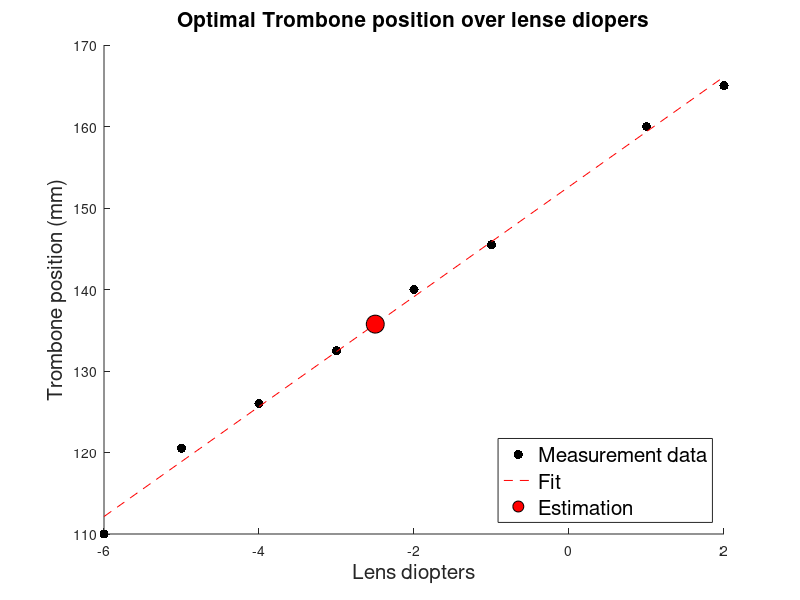

Here is the MATLAB script that generated this plot:
% SACC_calibrateTrombone
%
% This contains the contrast measurement data over Tromobone position.
% Based on the data, you can search an optimal Trombone position for any
% given lens diopters.

% History:
%    03/25/22  dhb, smo     - Measured the data and plotted the graph.
%    07/19/22  dhb, smo     - Added data using different lense diopters.
%    07/29/22  smo, rsh     - Added data using different lenese within the
%                             range of -6 to +2.
%    08/01/22  smo          - Added to choose multiple data at once. Also,
%                             now it calculates an optimal Trombone
%                             position for any given lens diopters using
%                             interpolation.
%    08/02/22  smo          - Changed the fitting method from interpolation
%                             to linear. And file name changed.

%% Initialize.
clear; close all;

%% Raw measurement data.
%
% Trombone position was recorded in mm unit. For the data (whichData =
% 0-10), the position of Trombone is the number you can get from its
% software. However, that number is changing everytime rebooting the
% computer which does not represent the physical position. So, the data
% (whichData = 11-18) recorded the number on the measuring tape attached to
% the side of Trombone, which is an actual position of the Trombone.
%
% Contrast was measured using the real-time camera image.
%
% Note that we are planning to calibrate for the lens diopeters from -6.0
% to +2.0 for SACC project.
%
% Set the data range of interest.
whichDataRange = [11:18];
VERBOSE = false;

% Make a loop here to collect the multiple lens data.
for ii = 1:length(whichDataRange)
    whichData = whichDataRange(ii);
    
    % All raw data stored here.
    switch whichData
        case 0
            lensDiopters = 0;
            positionTrombone = [2.799 2.299 1.772 1.522 1.272 1.022 0.772 0.522 0.272 0.022 -0.530 -1.449 -2.193 -2.665 ];
            contrast         = [0.931 0.946 0.954 0.954 0.954 0.954 0.955 0.954 0.954 0.954  0.954  0.954  0.947  0.939 ];
            
            % Following data no. 1 to 6 were collected using different lens
            % diopeters on the date of 07/19/22.
        case 1
            lensDiopters = -3;
            positionTrombone = [-15.17 -14.64 -14.06 -13.54 -12.99 -12.52 -12.05 -11.52 -11.01 -10.54 -9.99 -9.48];
            contrast         = [ 0.888  0.871  0.901  0.929  0.938  0.947  0.948  0.948  0.948  0.949 0.931 0.923];
        case 2
            lensDiopters = -4.5;
            positionTrombone = [-19.66 -19.54 -19.04 -18.04 -17.50];
            contrast         = [ 0.946  0.937  0.947  0.935  0.923];
        case 3
            lensDiopters = +2.0;
            positionTrombone = [-0.47  0.54  1.00  1.50  2.06  2.50  3.04];
            contrast         = [0.920 0.947 0.947 0.963 0.946 0.947 0.939];
        case 4
            lensDiopters = -6.0;
            positionTrombone = [-17.89 -16.80];
            contrast         = [ 0.815  0.718];
        case 5
            lensDiopters = -5.5;
            positionTrombone = [-19.79 -18.82];
            contrast         = [ 0.917  0.824];
        case 6
            lensDiopters = -5.0;
            positionTrombone = [-19.53 -18.55];
            contrast         = [ 0.930  0.911];
            
            % From here, data was collected on the day of 07/29/22.
            %
            % Note that the position trombone here is the number on the
            % measuring tape that is attached to the Trombone. Therefore, this
            % is different range of unit from the measurements conducted
            % before. The unit for the position is still mm though.
        case 11
            lensDiopters = -6.0;
            positionTrombone = [115 114 112.5 111 110 109 107.5 105];
            contrast         = [0.92 0.947 0.947 0.959 0.96 0.946 0.931 0.914];
        case 12
            lensDiopters = -5.0;
            positionTrombone = [124 121.5 120.5 120 119 117.5 115.5 114.5 112.5];
            contrast         = [0.92 0.96 0.96 0.959 0.959 0.958 0.958 0.928 0.898];
        case 13
            lensDiopters = -4.0;
            %         positionTrombone = [130.5 129.5 127.5 126 125 122.5 121];
            %         contrast         = [0.909 0.927 0.938 0.939 0.938 0.924 0.883];
            %
            % Data for -4.0 has been corrected as follows. The first
            % measurement somehow gave the lower contrast than expected.
            positionTrombone = [130.5 129.5 128 127 126 125 124 122.5 121.5 120.5];
            contrast         = [0.901 0.923 0.933 0.946 0.955 0.944 0.943 0.933 0.92 0.894];
        case 14
            lensDiopters = -3.0;
            positionTrombone = [138.5 137 136 135 134 132.5 131 129 128];
            contrast         = [0.91 0.94 0.941 0.949 0.95 0.95 0.9 0.901 0.856];
        case 15
            lensDiopters = -2.0;
            positionTrombone = [146 145 144 143 141 140 139 138 135.5];
            contrast         = [0.88 0.931 0.94 0.95 0.951 0.959 0.949 0.939 0.855];
        case 16
            lensDiopters = -1.0;
            positionTrombone = [152.5 151.5 150.5 149.5 148.5 147 145.5 144 143];
            contrast         = [0.893 0.929 0.946 0.946 0.947 0.955 0.955 0.946 0.927];
        case 17
            lensDiopters = +1.0;
            positionTrombone = [165 164 162.5 161.5 160.5 160 159 157.5 156 155];
            contrast         = [0.901 0.942 0.95 0.959 0.959 0.959 0.958 0.95 0.941 0.872];
        case 18
            lensDiopters = +2.0;
            positionTrombone = [170.5 169.5 168.5 168 166 165 164 162 161];
            contrast         = [0.908 0.938 0.953 0.953 0.961 0.961 0.953 0.937 0.896];
        otherwise
    end
    
    % There are some lenses having multiple highest points. Here we choose a
    % smaller value in position (nm) which should be fine for now, but we
    % may elaborate it later on.
    lensDioptersSet(ii) = lensDiopters;
    contrastMax(ii) = max(contrast);
    positionContrastMax(ii) = min(positionTrombone(find(contrast(:) == contrastMax(ii))));
    
    %% Plot it.
    if (VERBOSE)
        figure; clf; hold on;
        plot(positionTrombone, contrast, 'ko--', ...
            'MarkerFaceColor', [0.5 0.5 0.5], 'MarkerEdgeColor', zeros(1,3), 'MarkerSize', 8);
        plot(positionContrastMax(ii), contrastMax(ii), 'o', ...
            'MarkerFaceColor', [1 0 0], 'MarkerEdgeColor', zeros(1,3), 'MarkerSize', 8);
        xlabel('Position Trombone (mm)','FontSize',15);
        ylabel('Contrast','FontSize',15);
        xticks([round(min(positionTrombone)) : 1 : round(max(positionTrombone))]);
        ylim([0.855 0.965]);
        legend('All data','Max Contrast','location','southeast','FontSize',15);
        title(append('Lens diopters: ',num2str(lensDiopters),' / Max contrast = ',num2str(contrastMax(ii))),'FontSize',15);
    end
    
    clear contrast; clear positionTrombone;
end

%% Search an optimal Trombone position for a random lens diopters.
%
% Type your lens diopter of interest.
targetLensDiopters = -2.5;

% Here make a linear fitting for the data.
p = polyfit(lensDioptersSet, positionContrastMax, 1);
positionFitted = polyval(p ,lensDioptersSet);

% Search an optimal Trombone position here from the above fitting results.
positionEstimated = polyval(p, targetLensDiopters);

% Print out the results.
fprintf('Optimal Trombone position for lens diopter = (%.1f) is %.0f (mm) \n', ...
    targetLensDiopters, positionEstimated);

% Plot it.
PLOTCALIBRATIONRESULTS = true;

if (PLOTCALIBRATIONRESULTS)
    figure; clf; hold on;
    plot(lensDioptersSet, positionContrastMax, 'k.', 'markersize', 20);
    plot(lensDioptersSet, positionFitted, 'r--');
    plot(targetLensDiopters, positionEstimated, ...
        'ro', 'markersize', 13, 'markerfacecolor', 'r', 'markeredgecolor', 'k');
    xlabel('Lens diopters','FontSize',15);
    ylabel('Trombone position (mm)','FontSize',15);
    title('Optimal Trombone position over lense diopers','FontSize',15);
    legend('Measurement data', 'Fit', 'Estimation', 'location', 'SouthEast', 'FontSize', 15);
end
